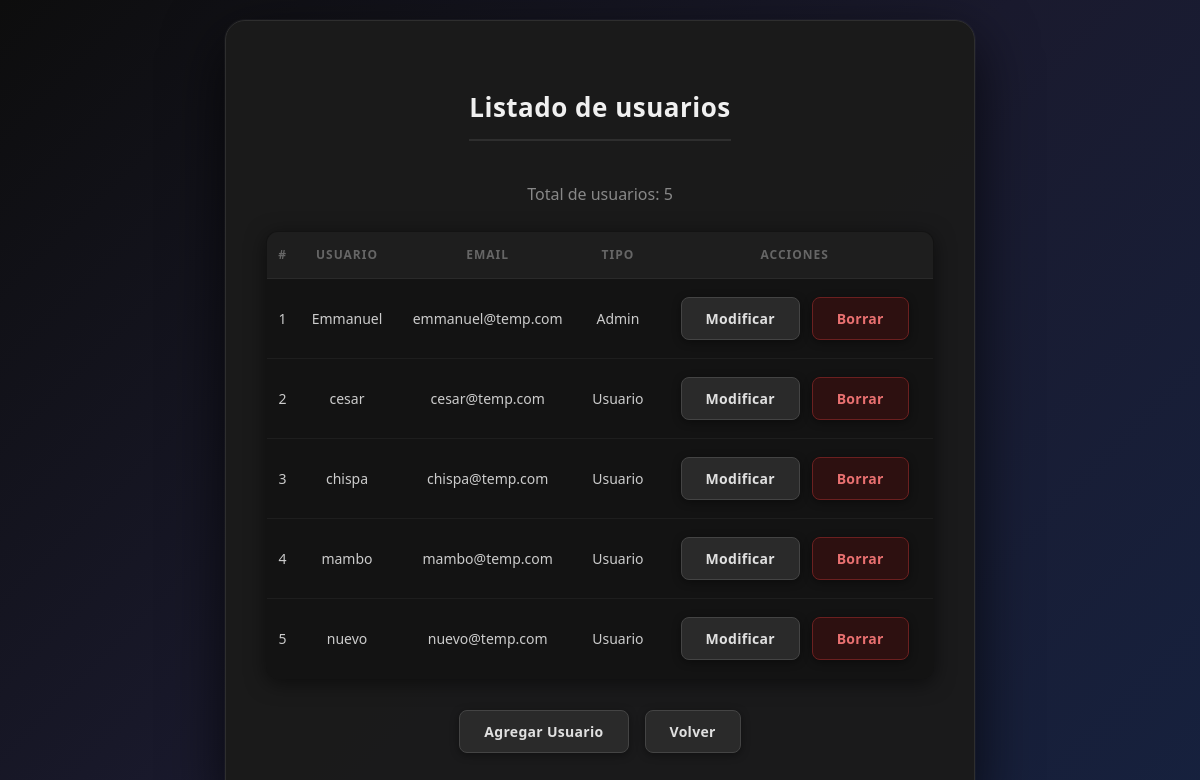
/usuarios.php (signed in), run on the app's committed database.
### tables this page shows
CREATE TABLE usuarios (
        id INTEGER PRIMARY KEY AUTOINCREMENT,
        usuario TEXT UNIQUE NOT NULL,
        password TEXT NOT NULL,
        tipo TEXT NOT NULL DEFAULT 'Usuario',
        email TEXT UNIQUE NOT NULL
    );

### funciones.php (called while the page is built, shortened)
<?php
function conectarDB(): PDO {
    $db = new PDO('sqlite:' . DB_PATH);
    $db->setAttribute(PDO::ATTR_ERRMODE, PDO::ERRMODE_EXCEPTION);
    $db->exec("CREATE TABLE IF NOT EXISTS usuarios (
        id INTEGER PRIMARY KEY AUTOINCREMENT,
        usuario TEXT UNIQUE NOT NULL,
        password TEXT NOT NULL,
        tipo TEXT NOT NULL DEFAULT 'Usuario',
        email TEXT UNIQUE NOT NULL
    )");
    return $db;
}
function obtenerUsuariosPaginado(int $pagina = 1, int $porPagina = 5): array {
    $db = conectarDB();
    $total = $db->query("SELECT COUNT(*) FROM usuarios")->fetchColumn();
    $totalPaginas = (int)ceil($total / $porPagina);
    $pagina = max(1, min($pagina, $totalPaginas ?: 1));
    $offset = ($pagina - 1) * $porPagina;
    $stmt = $db->prepare("SELECT usuario, tipo, email FROM usuarios ORDER BY usuario LIMIT :limit OFFSET :offset");
    $stmt->bindValue(':limit',  $porPagina, PDO::PARAM_INT);
    $stmt->bindValue(':offset', $offset,    PDO::PARAM_INT);
    $stmt->execute();
    $usuarios = $stmt->fetchAll(PDO::FETCH_ASSOC);
    return [
        'usuarios'        => $usuarios,
        'total_paginas'   => $totalPaginas,
        'pagina_actual'   => $pagina,
        'total_registros' => $total
    ];
}

### usuarios.php (the view, shortened to what this page needs)
<?php
require_once 'funciones.php';
$pagina = isset($_GET['pagina']) ? (int)$_GET['pagina'] : 1;
$porPagina = 5;
$datosPaginado = obtenerUsuariosPaginado($pagina, $porPagina);
$usuarios = $datosPaginado['usuarios'];
$paginaActual = $datosPaginado['pagina_actual'];
$totalRegistros = $datosPaginado['total_registros'];
?>
<!DOCTYPE html>
<html lang="es">
<head>
    <link rel="stylesheet" href="estilos.css">
</head>
<body>
    <div class="container">
        <h2>Listado de usuarios</h2>
        <p>Total de usuarios: <?php echo $totalRegistros; ?></p>
        <table>
            <thead>
                <tr>
                    <th>#</th>
                    <th>Usuario</th>
                    <th>Email</th>
                    <th>Tipo</th>
                    <th>Acciones</th>
                </tr>
            </thead>
            <tbody>
                <?php $contador = ($paginaActual - 1) * $porPagina + 1; ?>
                <?php foreach ($usuarios as $user): ?>
                <tr>
                    <td><?php echo $contador++; ?></td>
                    <td><?php echo htmlspecialchars($user['usuario']); ?></td>
                    <td><?php echo htmlspecialchars($user['email']); ?></td>
                    <td><?php echo htmlspecialchars($user['tipo']); ?></td>
                    <td>
                        <a href="usuarios_f.php?accion=modificar&usuario=<?php echo urlencode($user['usuario']); ?>" class="btn">Modificar</a>
                        <a href="usuarios_a.php?accion=eliminar&usuario=<?php echo urlencode($user['usuario']); ?>"
                           class="btn btn-eliminar"
                           onclick="return confirm('¿Estás seguro de eliminar a <?php echo htmlspecialchars($user['usuario']); ?>?');">Borrar</a>
                    </td>
                </tr>
                <?php endforeach; ?>
            </tbody>
        </table>
        <div class="acciones">
            <a href="usuarios_f.php?accion=agregar" class="btn">Agregar Usuario</a>
            <a href="index.php" class="btn">Volver</a>
        </div>
    </div>
</body>
</html>

### estilos.css (style rules this page uses)
* { box-sizing: border-box; }
body { margin: 0; font-family: 'Segoe UI', 'Roboto', 'Poppins', sans-serif; background: linear-gradient(135deg, #0d0d0d 0%, #1a1a2e 50%, #16213e 100%); min-height: 100vh; display: flex; justify-content: center; align-items: center; color: #e0e0e0; font-size: 16px; line-height: 1.5; }
.login-container, .container, .panel-container { background: rgba(26, 26, 26, 0.97); border: 1px solid #2e2e2e; border-radius: 20px; padding: 45px 40px; width: 100%; max-width: 580px; box-shadow: 0 20px 60px rgba(0,0,0,0.7), 0 0 0 1px rgba(255,255,255,0.04); text-align: center; margin: 20px auto; }
.container { max-width: 750px; }
h2 { font-size: 26px; margin-bottom: 25px; font-weight: 600; color: #f0f0f0; border-bottom: 2px solid #2e2e2e; padding-bottom: 12px; display: inline-block; letter-spacing: 0.5px; }
button, .btn { display: inline-block; padding: 10px 24px; border-radius: 8px; font-weight: 600; font-size: 14px; text-decoration: none; cursor: pointer; transition: all 0.25s ease; border: 1px solid #444; background: #2a2a2a; color: #e0e0e0; box-shadow: 0 2px 8px rgba(0,0,0,0.4); margin: 6px 4px; font-family: inherit; letter-spacing: 0.3px; }
.btn-eliminar { background: #2d1010; border-color: #6b2020; color: #e87070; }
table { width: 100%; border-collapse: collapse; margin: 25px 0; background: #131313; border-radius: 12px; overflow: hidden; box-shadow: 0 4px 20px rgba(0,0,0,0.5); border: 1px solid #2a2a2a; }
thead { background: #1e1e1e; }
th { padding: 14px 10px; font-weight: 700; font-size: 12px; text-transform: uppercase; letter-spacing: 1px; color: #666; border-bottom: 1px solid #2a2a2a; }
td { padding: 12px 10px; font-size: 14px; border-bottom: 1px solid #1e1e1e; color: #ccc; }
tr:last-child td { border-bottom: none; }
.acciones { margin-top: 20px; display: flex; justify-content: center; flex-wrap: wrap; gap: 8px; }
p { color: #888; }

### data on the page
usuarios: usuario "Emmanuel", email "emmanuel@temp.com", tipo "Admin"
usuarios: usuario "cesar", email "cesar@temp.com", tipo "Usuario"
usuarios: usuario "chispa", email "chispa@temp.com", tipo "Usuario"
usuarios: usuario "mambo", email "mambo@temp.com", tipo "Usuario"
usuarios: usuario "nuevo", email "nuevo@temp.com", tipo "Usuario"

### other printed values
$totalRegistros "5"
